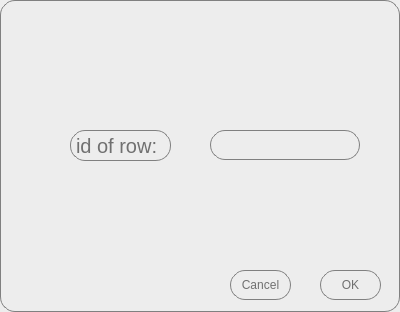
<?xml version="1.0" encoding="UTF-8"?>
<ui version="4.0">
 <class>Dialog</class>
 <widget class="QDialog" name="Dialog">
  <property name="geometry">
   <rect>
    <x>0</x>
    <y>0</y>
    <width>400</width>
    <height>312</height>
   </rect>
  </property>
  <property name="windowTitle">
   <string>Dialog</string>
  </property>
  <property name="styleSheet">
   <string notr="true">background-color: #ededed; border: 1px solid grey;
     border-radius: 15px;
font: &quot;Segoe UI&quot;;
color: #707070</string>
  </property>
  <widget class="QPushButton" name="okButton">
   <property name="geometry">
    <rect>
     <x>320</x>
     <y>270</y>
     <width>61</width>
     <height>30</height>
    </rect>
   </property>
   <property name="sizePolicy">
    <sizepolicy hsizetype="Fixed" vsizetype="Fixed">
     <horstretch>0</horstretch>
     <verstretch>0</verstretch>
    </sizepolicy>
   </property>
   <property name="styleSheet">
    <string notr="true">background-color: #ededed; border: 1px solid grey;
     border-radius: 15px;
font: &quot;Segoe UI&quot;;
color: #707070</string>
   </property>
   <property name="text">
    <string>OK</string>
   </property>
  </widget>
  <widget class="QLineEdit" name="siteEdit">
   <property name="geometry">
    <rect>
     <x>210</x>
     <y>130</y>
     <width>150</width>
     <height>30</height>
    </rect>
   </property>
   <property name="styleSheet">
    <string notr="true">background-color: #ededed; border: 1px solid grey;
     border-radius: 15px;
font: &quot;Segoe UI&quot;;
color: #707070</string>
   </property>
  </widget>
  <widget class="QPushButton" name="hideButton">
   <property name="geometry">
    <rect>
     <x>230</x>
     <y>270</y>
     <width>61</width>
     <height>30</height>
    </rect>
   </property>
   <property name="styleSheet">
    <string notr="true">background-color: #ededed; border: 1px solid grey;
     border-radius: 15px;
font: &quot;Segoe UI&quot;;
color: #707070</string>
   </property>
   <property name="text">
    <string>Cancel</string>
   </property>
  </widget>
  <widget class="QLabel" name="label">
   <property name="geometry">
    <rect>
     <x>70</x>
     <y>130</y>
     <width>101</width>
     <height>31</height>
    </rect>
   </property>
   <property name="font">
    <font>
     <pointsize>15</pointsize>
    </font>
   </property>
   <property name="text">
    <string>id of row:</string>
   </property>
  </widget>
 </widget>
 <resources/>
 <connections/>
</ui>
